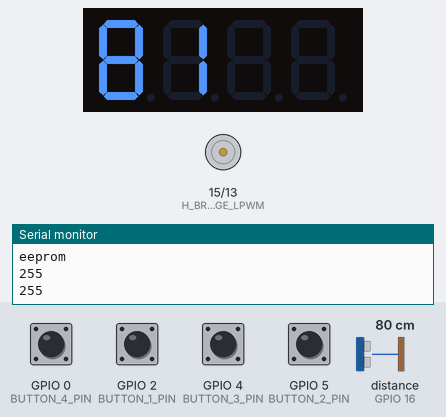
Bench run of a program on a simulated ESP8266 (Wemos D1 mini). On the bench: 4-digit seven-segment display, motor-driver pin pairs drawn as motors (green arrow = first pin HIGH = forward, orange = second pin HIGH = backward, longer = more drive), the last lines printed to the serial monitor. The test bench sets the inputs (shaded band); at power-on: GPIO 0 (BUTTON_4_PIN), GPIO 2 (BUTTON_1_PIN), GPIO 4 (BUTTON_3_PIN), GPIO 5 (BUTTON_2_PIN) HIGH, distance to the obstacle (sensor on GPIO 16) 80 cm. The echo pulse lasts 58.3 µs per cm; EEPROM starts erased.

Above: at 2.7 s.
2.8 s: GPIO 0 (BUTTON_4_PIN) pulled LOW for 0.15 s
At 3.5 s:
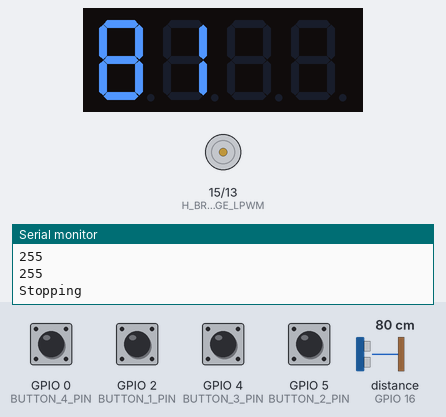
4.4 s: GPIO 2 (BUTTON_1_PIN) pulled LOW for 0.15 s
At 5.4 s:
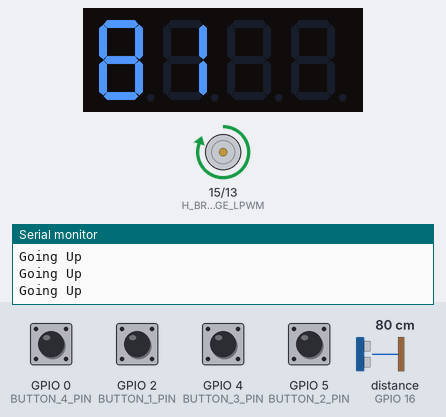
6.0 s: distance to the obstacle (sensor on GPIO 16) set to 2 cm
At 6.5 s:
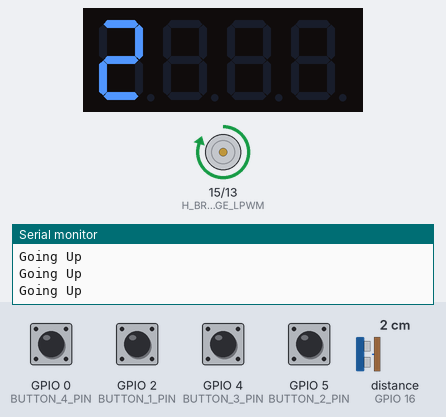
7.6 s: distance to the obstacle (sensor on GPIO 16) set to 4 cm
At 8.3 s:
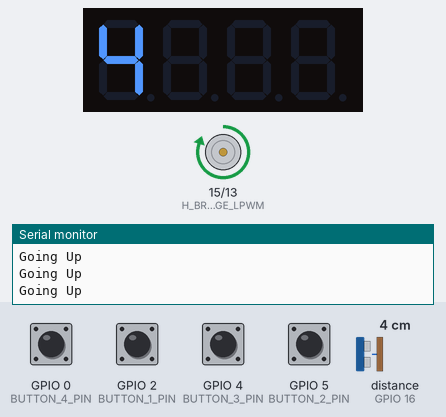
9.1 s: distance to the obstacle (sensor on GPIO 16) set to 9 cm
At 10.1 s:
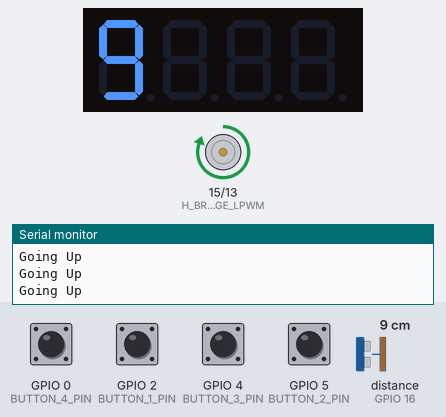
Timing chart, 0 to 11.7 s (numbered marks = the images above; inputs shaded):
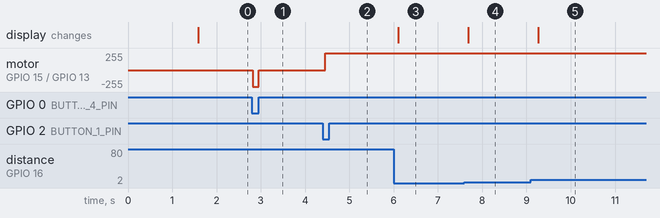

Measured:
- after the input at 2.8 s, motor on GPIO 15 (H_BRIDGE_LPWM) / GPIO 13 (H_BRIDGE_RPWM): stopped → backward 254/255 at once, → stopped 0.13 s later
- after the input at 4.4 s, motor on GPIO 15 (H_BRIDGE_LPWM) / GPIO 13 (H_BRIDGE_RPWM): stopped → forward 254/255 after 0.06 s
- after the input at 6.0 s, the display: changes after 0.10 s (image 3)
- after the input at 7.6 s, the display: changes after 0.08 s (image 4)
- after the input at 9.1 s, the display: changes after 0.17 s (image 5)

The program:

main.cpp
```cpp
#include <Arduino.h>
#include <TM1637.h>
#include <NewPing.h>
#include <EEPROM.h>

#define TRIGGER_PIN 16 // D0                           // Arduino pin tied to trigger pin on the ultrasonic sensor.
#define ECHO_PIN 16 // D0                                 // Arduino pin tied to echo pin on the ultrasonic sensor.
#define MAX_DISTANCE 130                            // Maximum distance we want to ping for (in centimeters). Maximum sensor distance is rated at 400-500cm.
NewPing sonar(TRIGGER_PIN, ECHO_PIN, MAX_DISTANCE); // NewPing setup of pins and maximum distance.

// Instantiation and pins configurations
#define CLK_PIN 12 // D6
#define DIO_PIN 14 // D5
TM1637 tm1637(DIO_PIN, CLK_PIN);

#define BUTTON_1_PIN 2 // D4
#define BUTTON_2_PIN 5 // D1
#define BUTTON_3_PIN 4 // D2
#define BUTTON_4_PIN 0 // D3

#define H_BRIDGE_RPWM 13 // D7
#define H_BRIDGE_LPWM 15 // D8

#define MOTOR_SPEED 254

void goUp()
{
  Serial.println("Going Up");
  analogWrite(H_BRIDGE_RPWM, 0);
  analogWrite(H_BRIDGE_LPWM, MOTOR_SPEED);
}

void goDown()
{
  Serial.println("Going Down");
  analogWrite(H_BRIDGE_RPWM, MOTOR_SPEED);
  analogWrite(H_BRIDGE_LPWM, 0);
}

void stop()
{
  Serial.println("Stopping");
  analogWrite(H_BRIDGE_LPWM, 0);
  analogWrite(H_BRIDGE_RPWM, 0);
}

/**
 * Get value of the EEPROM at a certain address
 */
int getHeightValue(int index)
{
  return EEPROM.read(index);
}

/**
 * Save the value to the EEPROM
 */
void saveHeightValue(int index, int height)
{
  Serial.print("Writing ");
  Serial.print(height);
  Serial.print(" to index ");
  Serial.println(index);

  EEPROM.write(index, height);
  EEPROM.commit();
}

int lastDisplayValue = 0;
/**
 * Clear the display and display
 */
void display(int display)
{
  //if the value is diffrent then clean the screen
  if (lastDisplayValue != display)
  {
    tm1637.clearScreen();
  }
  tm1637.display(display);
  lastDisplayValue = display;
}

void display(String display)
{
  // tm1637.clearScreen();
  tm1637.display(display);
}

/**
 * Get the current value of the ultrasonic sensor
 */
int getCurrentHeight()
{
  return sonar.ping_cm();
  ;
}

void goToHeight(int height)
{
  while (getCurrentHeight() < height)
  {
    goUp();
    display(getCurrentHeight());
    delay(250);
  }
  while (getCurrentHeight() > height)
  {
    goDown();
    display(getCurrentHeight());
    delay(250);
  }
}

void setup()
{
  Serial.begin(115200); // Open serial monitor at 115200 baud to see ping results.
  EEPROM.begin(32);
  pinMode(BUTTON_1_PIN, INPUT_PULLUP);
  pinMode(BUTTON_2_PIN, INPUT_PULLUP);
  pinMode(BUTTON_3_PIN, INPUT_PULLUP);
  pinMode(BUTTON_4_PIN, INPUT_PULLUP);

  pinMode(H_BRIDGE_RPWM, OUTPUT);
  pinMode(H_BRIDGE_LPWM, OUTPUT);

  tm1637.init();
  tm1637.setBrightness(255);
  display(8888);
  tm1637.colonOn();
  delay(1500);
  tm1637.colonOff();
}

bool setHeight = false;

void loop()
{
  // no buttons pressed
  if (digitalRead(BUTTON_1_PIN) == HIGH &&
      digitalRead(BUTTON_2_PIN) == HIGH &&
      digitalRead(BUTTON_3_PIN) == HIGH &&
      digitalRead(BUTTON_4_PIN) == HIGH)
  {
    stop();
  }
  display(getCurrentHeight());

  //if we are not in the setting height mode
  if (!setHeight)
  {
    tm1637.colonOff();
    if (digitalRead(BUTTON_1_PIN) == LOW)
    {
      goToHeight(getHeightValue(0));
    }
    if (digitalRead(BUTTON_2_PIN) == LOW)
    {
      goToHeight(getHeightValue(1));
    }
  }

  // go into change height "menu"
  if (digitalRead(BUTTON_3_PIN) == LOW && digitalRead(BUTTON_4_PIN) == LOW)
  {
    setHeight = true;
  }

  //if we are in the set height mode
  if (setHeight)
  {
    Serial.println("Setting Value");
    tm1637.colonOn();
    if (digitalRead(BUTTON_1_PIN) == LOW)
    {
      saveHeightValue(0, getCurrentHeight());
      setHeight = false;
    }
    if (digitalRead(BUTTON_2_PIN) == LOW)
    {
      saveHeightValue(1, getCurrentHeight());
      setHeight = false;
    }
  }

  if (digitalRead(BUTTON_3_PIN) == HIGH && digitalRead(BUTTON_4_PIN) == HIGH)
  {
    stop();
  }
  if (digitalRead(BUTTON_3_PIN) == LOW && digitalRead(BUTTON_4_PIN) == HIGH)
  {
    // set a limite so we don't break the desk
    // if (getCurrentHeight() < 117)
    // {
    goUp();
    // }
  }
  if (digitalRead(BUTTON_4_PIN) == LOW && digitalRead(BUTTON_3_PIN) == HIGH)
  {
    // set a limite so we don't break the desk
    // if (getCurrentHeight() > 71)
    // {
    goDown();
    // }
  }


  Serial.print("Ping: ");
  Serial.print(getCurrentHeight()); // Send ping, get distance in cm and print result (0 = outside set distance range)
  Serial.println("cm");
  Serial.println("buttons");
  Serial.println(digitalRead(BUTTON_1_PIN));
  Serial.println(digitalRead(BUTTON_2_PIN));
  Serial.println(digitalRead(BUTTON_3_PIN));
  Serial.println(digitalRead(BUTTON_4_PIN));
  Serial.println("eeprom");
  Serial.println(getHeightValue(0));
  Serial.println(getHeightValue(1));
  Serial.println();
  delay(50);
}
```
